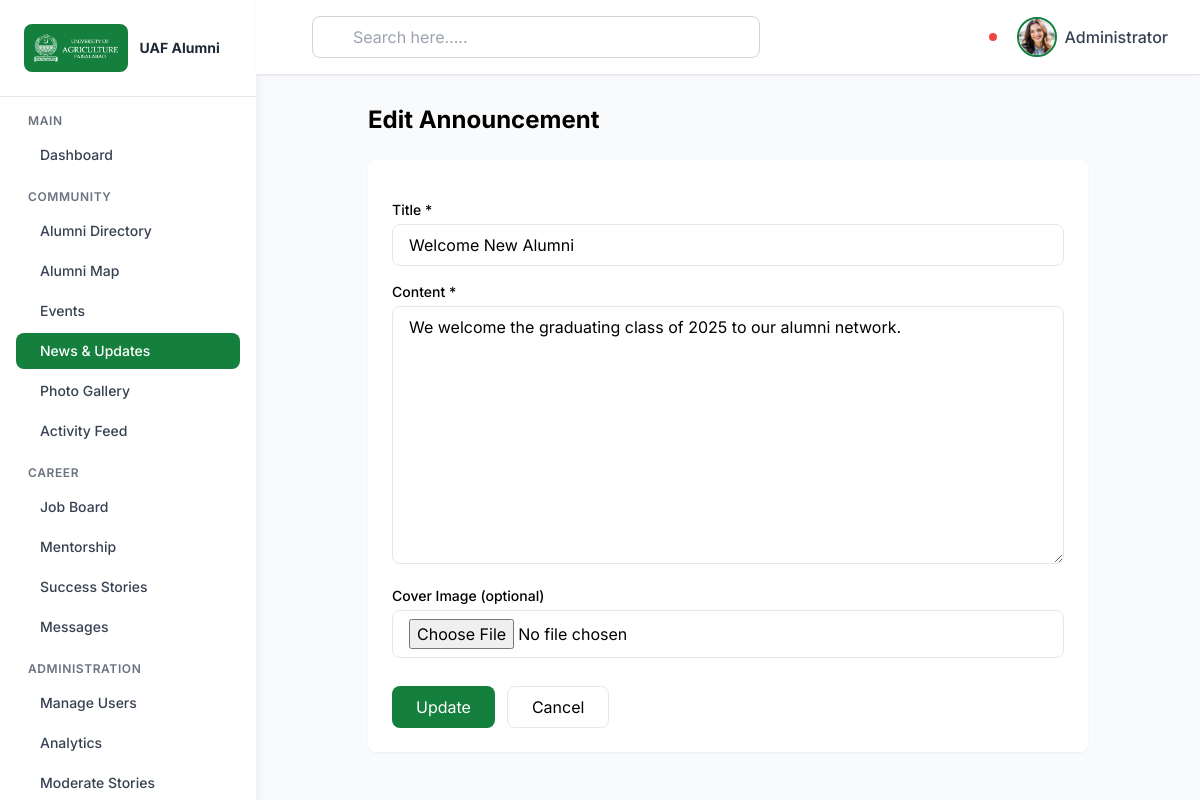
Screenshot of /admin/index.php?action=news_edit&id=1 (signed in) with the database file from the repository.
### tables this page shows
CREATE TABLE `announcements` (
  `announcement_id` int(11) NOT NULL,
  `title` varchar(255) NOT NULL,
  `body` text NOT NULL,
  `image` varchar(255) DEFAULT NULL,
  `created_by` int(11) NOT NULL,
  `created_at` datetime NOT NULL DEFAULT current_timestamp(),
  `updated_at` datetime DEFAULT NULL ON UPDATE current_timestamp()
);

### admin/controllers/AnnouncementController.php (called while the page is built, shortened)
<?php
require_once __DIR__ . '/../includes/helpers.php';
require_once __DIR__ . '/../models/Announcement.php';
class AnnouncementController {
    private $model;
    public function __construct() { $this->model = new Announcement(); }
    public function edit() {
        $id = (int)($_GET['id'] ?? 0);
        $announcement = $this->model->getById($id);
        require __DIR__ . '/../views/announcements/form.php';
    }
}

### admin/models/Announcement.php (called while the page is built, shortened)
<?php
require_once __DIR__ . '/../config/database.php';
class Announcement {
    private $conn;
    public function __construct() {
        $db = new Database();
        $this->conn = $db->getConnection();
    }
    public function getById($id) {
        $stmt = $this->conn->prepare("SELECT a.*, u.email as author_email FROM announcements a LEFT JOIN users u ON a.created_by=u.user_id WHERE a.announcement_id=?");
        $stmt->execute([$id]);
        return $stmt->fetch();
    }
}

### admin/config/database.php (called while the page is built, shortened)
<?php
class Database {
    private $host = 'localhost';
    private $db_name = 'alumni_portal';
    private $username = 'root';
    private $password = '';
    public function getConnection() {
        $this->conn = null;
        try {
            $this->conn = new PDO(
                "mysql:host=" . $this->host . ";dbname=" . $this->db_name . ";charset=utf8mb4",
                $this->username,
                $this->password,
                [
                    PDO::ATTR_ERRMODE => PDO::ERRMODE_EXCEPTION,
                    PDO::ATTR_DEFAULT_FETCH_MODE => PDO::FETCH_ASSOC,
                    PDO::ATTR_EMULATE_PREPARES => false
                ]
            );
        } catch(PDOException $exception) {
            error_log("Connection error: " . $exception->getMessage());
        }
        return $this->conn;
    }
}

### admin/includes/helpers.php (called while the page is built, shortened)
<?php
function e($str) {
    return htmlspecialchars($str ?? '', ENT_QUOTES, 'UTF-8');
}

### admin/views/announcements/form.php (the view, shortened to what this page needs)
<?php
$isEdit = isset($announcement);
$a = $isEdit ? $announcement : [];
?>
<!DOCTYPE html>
<html lang="en">
<?php include __DIR__ . '/../shared/head.php'; ?>
<body class="bg-gray-50">
<?php include __DIR__ . '/../shared/sidebar.php'; ?>
<?php include __DIR__ . '/../shared/header.php'; ?>
<main class="lg:ml-64 pt-20 min-h-screen">
    <div class="p-6 max-w-3xl mx-auto">
        <h1 class="text-2xl font-bold mb-6"><?= $isEdit ? 'Edit' : 'Post' ?> Announcement</h1>
        <form method="POST" enctype="multipart/form-data" action="index.php?action=<?= $isEdit ? 'news_edit&id=' . e($a['announcement_id']) : 'news_create' ?>" class="bg-white rounded-lg shadow-sm p-6 space-y-4">
            <div>
                <label class="block text-sm font-medium mb-1">Title *</label>
                <input name="title" required value="<?= e($a['title'] ?? '') ?>" class="w-full px-4 py-2 border rounded-lg">
            </div>
            <div>
                <label class="block text-sm font-medium mb-1">Content *</label>
                <textarea name="body" required rows="10" class="w-full px-4 py-2 border rounded-lg"><?= e($a['body'] ?? '') ?></textarea>
            </div>
            <div>
                <label class="block text-sm font-medium mb-1">Cover Image (optional)</label>
                <input type="file" name="image" accept="image/*" class="w-full px-4 py-2 border rounded-lg">
            </div>
            <div class="flex space-x-3 pt-3">
                <button class="bg-green-700 text-white px-6 py-2 rounded-lg hover:bg-green-800"><?= $isEdit ? 'Update' : 'Publish' ?></button>
                <a href="index.php?action=news" class="px-6 py-2 border rounded-lg hover:bg-gray-100">Cancel</a>
            </div>
        </form>
    </div>
</main>
</body>
</html>

### admin/views/shared/head.php (style rules this page uses)
:root { --primary-green: #1a5f3f; --primary-green-dark: #0f4a2f; --primary-green-light: #2d7a5a; }
body { font-family: 'Inter', sans-serif; }

### rows the page displays
announcements: title "Welcome New Alumni", body "We welcome the graduating class of 2025 to our alumni network."

### other values shown
$_SESSION['name'] "Administrator"
